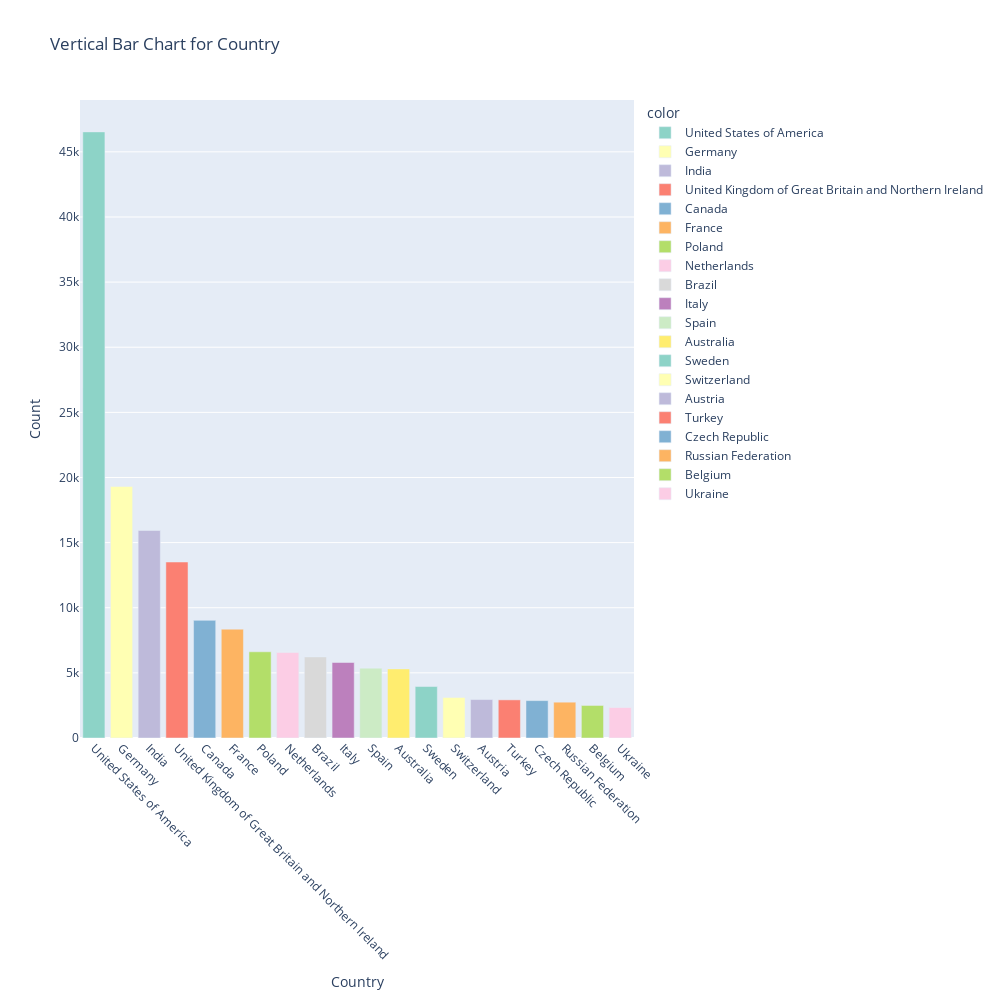

Notebook source saved alongside this figure:
### Code cell
display_vertical_bar_chart(df_encoded,"Country")

### Figure 1 — Plotly figure (JSON) as saved in the notebook; plotly's stock layout.template omitted (floating-point values rounded to 4 significant figures)
{"data": [{"alignmentgroup": "True", "hovertemplate": "color=United States of America<br>x=%{x}<br>y=%{y}<extra></extra>", "legendgroup": "United States of America", "marker": {"color": "rgb(141,211,199)", "pattern": {"shape": ""}}, "name": "United States of America", "offsetgroup": "United States of America", "orientation": "v", "showlegend": true, "textposition": "auto", "type": "bar", "x": ["United States of America"], "xaxis": "x", "y": [46531], "yaxis": "y"}, {"alignmentgroup": "True", "hovertemplate": "color=Germany<br>x=%{x}<br>y=%{y}<extra></extra>", "legendgroup": "Germany", "marker": {"color": "rgb(255,255,179)", "pattern": {"shape": ""}}, "name": "Germany", "offsetgroup": "Germany", "orientation": "v", "showlegend": true, "textposition": "auto", "type": "bar", "x": ["Germany"], "xaxis": "x", "y": [19306], "yaxis": "y"}, {"alignmentgroup": "True", "hovertemplate": "color=India<br>x=%{x}<br>y=%{y}<extra></extra>", "legendgroup": "India", "marker": {"color": "rgb(190,186,218)", "pattern": {"shape": ""}}, "name": "India", "offsetgroup": "India", "orientation": "v", "showlegend": true, "textposition": "auto", "type": "bar", "x": ["India"], "xaxis": "x", "y": [15929], "yaxis": "y"}, {"alignmentgroup": "True", "hovertemplate": "color=United Kingdom of Great Britain and Northern Ireland<br>x=%{x}<br>y=%{y}<extra></extra>", "legendgroup": "United Kingdom of Great Britain and Northern Ireland", "marker": {"color": "rgb(251,128,114)", "pattern": {"shape": ""}}, "name": "United Kingdom of Great Britain and Northern Ireland", "offsetgroup": "United Kingdom of Great Britain and Northern Ireland", "orientation": "v", "showlegend": true, "textposition": "auto", "type": "bar", "x": ["United Kingdom of Great Britain and Northern Ireland"], "xaxis": "x", "y": [13511], "yaxis": "y"}, {"alignmentgroup": "True", "hovertemplate": "color=Canada<br>x=%{x}<br>y=%{y}<extra></extra>", "legendgroup": "Canada", "marker": {"color": "rgb(128,177,211)", "pattern": {"shape": ""}}, "name": "Canada", "offsetgroup": "Canada", "orientation": "v", "showlegend": true, "textposition": "auto", "type": "bar", "x": ["Canada"], "xaxis": "x", "y": [9032], "yaxis": "y"}, {"alignmentgroup": "True", "hovertemplate": "color=France<br>x=%{x}<br>y=%{y}<extra></extra>", "legendgroup": "France", "marker": {"color": "rgb(253,180,98)", "pattern": {"shape": ""}}, "name": "France", "offsetgroup": "France", "orientation": "v", "showlegend": true, "textposition": "auto", "type": "bar", "x": ["France"], "xaxis": "x", "y": [8356], "yaxis": "y"}, {"alignmentgroup": "True", "hovertemplate": "color=Poland<br>x=%{x}<br>y=%{y}<extra></extra>", "legendgroup": "Poland", "marker": {"color": "rgb(179,222,105)", "pattern": {"shape": ""}}, "name": "Poland", "offsetgroup": "Poland", "orientation": "v", "showlegend": true, "textposition": "auto", "type": "bar", "x": ["Poland"], "xaxis": "x", "y": [6617], "yaxis": "y"}, {"alignmentgroup": "True", "hovertemplate": "color=Netherlands<br>x=%{x}<br>y=%{y}<extra></extra>", "legendgroup": "Netherlands", "marker": {"color": "rgb(252,205,229)", "pattern": {"shape": ""}}, "name": "Netherlands", "offsetgroup": "Netherlands", "orientation": "v", "showlegend": true, "textposition": "auto", "type": "bar", "x": ["Netherlands"], "xaxis": "x", "y": [6568], "yaxis": "y"}, {"alignmentgroup": "True", "hovertemplate": "color=Brazil<br>x=%{x}<br>y=%{y}<extra></extra>", "legendgroup": "Brazil", "marker": {"color": "rgb(217,217,217)", "pattern": {"shape": ""}}, "name": "Brazil", "offsetgroup": "Brazil", "orientation": "v", "showlegend": true, "textposition": "auto", "type": "bar", "x": ["Brazil"], "xaxis": "x", "y": [6225], "yaxis": "y"}, {"alignmentgroup": "True", "hovertemplate": "color=Italy<br>x=%{x}<br>y=%{y}<extra></extra>", "legendgroup": "Italy", "marker": {"color": "rgb(188,128,189)", "pattern": {"shape": ""}}, "name": "Italy", "offsetgroup": "Italy", "orientation": "v", "showlegend": true, "textposition": "auto", "type": "bar", "x": ["Italy"], "xaxis": "x", "y": [5796], "yaxis": "y"}, {"alignmentgroup": "True", "hovertemplate": "color=Spain<br>x=%{x}<br>y=%{y}<extra></extra>", "legendgroup": "Spain", "marker": {"color": "rgb(204,235,197)", "pattern": {"shape": ""}}, "name": "Spain", "offsetgroup": "Spain", "orientation": "v", "showlegend": true, "textposition": "auto", "type": "bar", "x": ["Spain"], "xaxis": "x", "y": [5363], "yaxis": "y"}, {"alignmentgroup": "True", "hovertemplate": "color=Australia<br>x=%{x}<br>y=%{y}<extra></extra>", "legendgroup": "Australia", "marker": {"color": "rgb(255,237,111)", "pattern": {"shape": ""}}, "name": "Australia", "offsetgroup": "Australia", "orientation": "v", "showlegend": true, "textposition": "auto", "type": "bar", "x": ["Australia"], "xaxis": "x", "y": [5303], "yaxis": "y"}, {"alignmentgroup": "True", "hovertemplate": "color=Sweden<br>x=%{x}<br>y=%{y}<extra></extra>", "legendgroup": "Sweden", "marker": {"color": "rgb(141,211,199)", "pattern": {"shape": ""}}, "name": "Sweden", "offsetgroup": "Sweden", "orientation": "v", "showlegend": true, "textposition": "auto", "type": "bar", "x": ["Sweden"], "xaxis": "x", "y": [3952], "yaxis": "y"}, {"alignmentgroup": "True", "hovertemplate": "color=Switzerland<br>x=%{x}<br>y=%{y}<extra></extra>", "legendgroup": "Switzerland", "marker": {"color": "rgb(255,255,179)", "pattern": {"shape": ""}}, "name": "Switzerland", "offsetgroup": "Switzerland", "orientation": "v", "showlegend": true, "textposition": "auto", "type": "bar", "x": ["Switzerland"], "xaxis": "x", "y": [3110], "yaxis": "y"}, {"alignmentgroup": "True", "hovertemplate": "color=Austria<br>x=%{x}<br>y=%{y}<extra></extra>", "legendgroup": "Austria", "marker": {"color": "rgb(190,186,218)", "pattern": {"shape": ""}}, "name": "Austria", "offsetgroup": "Austria", "orientation": "v", "showlegend": true, "textposition": "auto", "type": "bar", "x": ["Austria"], "xaxis": "x", "y": [2951], "yaxis": "y"}, {"alignmentgroup": "True", "hovertemplate": "color=Turkey<br>x=%{x}<br>y=%{y}<extra></extra>", "legendgroup": "Turkey", "marker": {"color": "rgb(251,128,114)", "pattern": {"shape": ""}}, "name": "Turkey", "offsetgroup": "Turkey", "orientation": "v", "showlegend": true, "textposition": "auto", "type": "bar", "x": ["Turkey"], "xaxis": "x", "y": [2928], "yaxis": "y"}, {"alignmentgroup": "True", "hovertemplate": "color=Czech Republic<br>x=%{x}<br>y=%{y}<extra></extra>", "legendgroup": "Czech Republic", "marker": {"color": "rgb(128,177,211)", "pattern": {"shape": ""}}, "name": "Czech Republic", "offsetgroup": "Czech Republic", "orientation": "v", "showlegend": true, "textposition": "auto", "type": "bar", "x": ["Czech Republic"], "xaxis": "x", "y": [2870], "yaxis": "y"}, {"alignmentgroup": "True", "hovertemplate": "color=Russian Federation<br>x=%{x}<br>y=%{y}<extra></extra>", "legendgroup": "Russian Federation", "marker": {"color": "rgb(253,180,98)", "pattern": {"shape": ""}}, "name": "Russian Federation", "offsetgroup": "Russian Federation", "orientation": "v", "showlegend": true, "textposition": "auto", "type": "bar", "x": ["Russian Federation"], "xaxis": "x", "y": [2750], "yaxis": "y"}, {"alignmentgroup": "True", "hovertemplate": "color=Belgium<br>x=%{x}<br>y=%{y}<extra></extra>", "legendgroup": "Belgium", "marker": {"color": "rgb(179,222,105)", "pattern": {"shape": ""}}, "name": "Belgium", "offsetgroup": "Belgium", "orientation": "v", "showlegend": true, "textposition": "auto", "type": "bar", "x": ["Belgium"], "xaxis": "x", "y": [2498], "yaxis": "y"}, {"alignmentgroup": "True", "hovertemplate": "color=Ukraine<br>x=%{x}<br>y=%{y}<extra></extra>", "legendgroup": "Ukraine", "marker": {"color": "rgb(252,205,229)", "pattern": {"shape": ""}}, "name": "Ukraine", "offsetgroup": "Ukraine", "orientation": "v", "showlegend": true, "textposition": "auto", "type": "bar", "x": ["Ukraine"], "xaxis": "x", "y": [2341], "yaxis": "y"}], "layout": {"barmode": "relative", "height": 1000, "legend": {"title": {"text": "color"}, "tracegroupgap": 0}, "title": {"text": "Vertical Bar Chart for Country"}, "width": 1000, "xaxis": {"anchor": "y", "domain": [0, 1], "tickangle": 45, "tickmode": "array", "title": {"text": "Country"}}, "yaxis": {"anchor": "x", "domain": [0, 1], "title": {"text": "Count"}}}}
